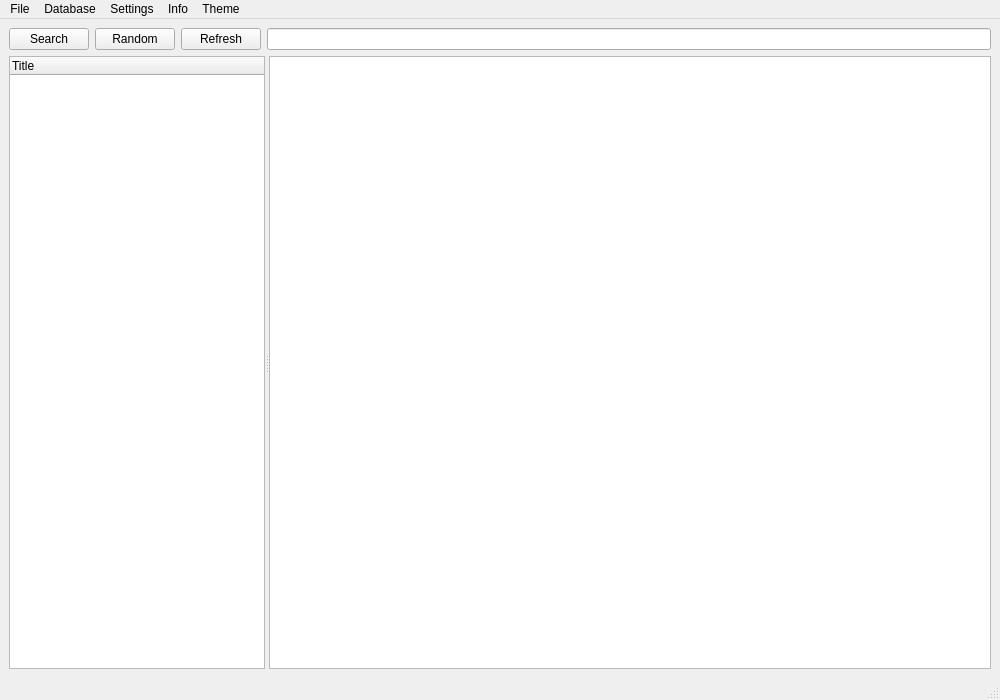
<?xml version="1.0" encoding="UTF-8"?>
<ui version="4.0">
 <class>MainWindow</class>
 <widget class="QMainWindow" name="MainWindow">
  <property name="geometry">
   <rect>
    <x>0</x>
    <y>0</y>
    <width>1000</width>
    <height>700</height>
   </rect>
  </property>
  <property name="minimumSize">
   <size>
    <width>800</width>
    <height>600</height>
   </size>
  </property>
  <property name="windowTitle">
   <string>HLib</string>
  </property>
  <widget class="QWidget" name="centralwidget">
   <layout class="QVBoxLayout" name="verticalLayout">
    <item>
     <layout class="QHBoxLayout" name="horizontalLayoutSearch" stretch="0,0,0,1">
      <item>
       <widget class="QPushButton" name="pushButtonSearch">
        <property name="sizePolicy">
         <sizepolicy hsizetype="Maximum" vsizetype="Maximum">
          <horstretch>0</horstretch>
          <verstretch>0</verstretch>
         </sizepolicy>
        </property>
        <property name="statusTip">
         <string>Search the database</string>
        </property>
        <property name="text">
         <string>Search</string>
        </property>
       </widget>
      </item>
      <item>
       <widget class="QPushButton" name="pushButtonRandom">
        <property name="sizePolicy">
         <sizepolicy hsizetype="Maximum" vsizetype="Fixed">
          <horstretch>0</horstretch>
          <verstretch>0</verstretch>
         </sizepolicy>
        </property>
        <property name="statusTip">
         <string>Select random from view</string>
        </property>
        <property name="text">
         <string>Random</string>
        </property>
       </widget>
      </item>
      <item>
       <widget class="QPushButton" name="pushButtonRefresh">
        <property name="sizePolicy">
         <sizepolicy hsizetype="Maximum" vsizetype="Maximum">
          <horstretch>0</horstretch>
          <verstretch>0</verstretch>
         </sizepolicy>
        </property>
        <property name="statusTip">
         <string>Refresh the search</string>
        </property>
        <property name="text">
         <string>Refresh</string>
        </property>
       </widget>
      </item>
      <item>
       <widget class="QLineEdit" name="lineEditSearch"/>
      </item>
     </layout>
    </item>
    <item>
     <widget class="QSplitter" name="splitterExplorer">
      <property name="sizePolicy">
       <sizepolicy hsizetype="Expanding" vsizetype="Preferred">
        <horstretch>0</horstretch>
        <verstretch>0</verstretch>
       </sizepolicy>
      </property>
      <property name="minimumSize">
       <size>
        <width>0</width>
        <height>0</height>
       </size>
      </property>
      <property name="orientation">
       <enum>Qt::Orientation::Horizontal</enum>
      </property>
      <property name="handleWidth">
       <number>4</number>
      </property>
      <property name="childrenCollapsible">
       <bool>false</bool>
      </property>
      <widget class="QTreeWidget" name="treeWidget">
       <property name="sizePolicy">
        <sizepolicy hsizetype="Expanding" vsizetype="Expanding">
         <horstretch>0</horstretch>
         <verstretch>0</verstretch>
        </sizepolicy>
       </property>
       <property name="minimumSize">
        <size>
         <width>150</width>
         <height>0</height>
        </size>
       </property>
       <property name="maximumSize">
        <size>
         <width>16777215</width>
         <height>16777215</height>
        </size>
       </property>
       <property name="horizontalScrollBarPolicy">
        <enum>Qt::ScrollBarPolicy::ScrollBarAlwaysOff</enum>
       </property>
       <property name="indentation">
        <number>1</number>
       </property>
       <column>
        <property name="text">
         <string notr="true">Title</string>
        </property>
        <property name="font">
         <font>
          <bold>false</bold>
         </font>
        </property>
       </column>
      </widget>
      <widget class="ImageView" name="graphicsView">
       <property name="sizePolicy">
        <sizepolicy hsizetype="Expanding" vsizetype="Expanding">
         <horstretch>100</horstretch>
         <verstretch>0</verstretch>
        </sizepolicy>
       </property>
       <property name="minimumSize">
        <size>
         <width>300</width>
         <height>0</height>
        </size>
       </property>
       <property name="verticalScrollBarPolicy">
        <enum>Qt::ScrollBarPolicy::ScrollBarAlwaysOff</enum>
       </property>
       <property name="horizontalScrollBarPolicy">
        <enum>Qt::ScrollBarPolicy::ScrollBarAlwaysOff</enum>
       </property>
       <property name="interactive">
        <bool>false</bool>
       </property>
       <property name="alignment">
        <set>Qt::AlignmentFlag::AlignCenter</set>
       </property>
      </widget>
     </widget>
    </item>
   </layout>
  </widget>
  <widget class="QStatusBar" name="statusBar"/>
  <widget class="QMenuBar" name="menubar">
   <property name="geometry">
    <rect>
     <x>0</x>
     <y>0</y>
     <width>1000</width>
     <height>30</height>
    </rect>
   </property>
   <widget class="QMenu" name="menuFile">
    <property name="title">
     <string>File</string>
    </property>
    <addaction name="actionAddFile"/>
    <addaction name="actionAddDir"/>
    <addaction name="separator"/>
    <addaction name="actionExit"/>
   </widget>
   <widget class="QMenu" name="menuLoad">
    <property name="title">
     <string>Database</string>
    </property>
    <addaction name="actionCreateDB"/>
    <addaction name="separator"/>
    <addaction name="actionLoadDB"/>
    <addaction name="actionUnloadDB"/>
    <addaction name="separator"/>
    <addaction name="actionCleanDB"/>
    <addaction name="actionCleanHashes"/>
    <addaction name="actionCleanPaths"/>
    <addaction name="separator"/>
    <addaction name="actionCheckDB"/>
    <addaction name="actionCheckPaths"/>
   </widget>
   <widget class="QMenu" name="menuTheme">
    <property name="title">
     <string>Theme</string>
    </property>
    <addaction name="actionThemeDarkMaroon"/>
    <addaction name="actionThemeDarkGreen"/>
    <addaction name="actionThemeDarkPurple"/>
    <addaction name="separator"/>
    <addaction name="actionThemeFusion"/>
    <addaction name="actionThemeWindows"/>
   </widget>
   <widget class="QMenu" name="menuSettings">
    <property name="title">
     <string>Settings</string>
    </property>
    <widget class="QMenu" name="menuSettingsView">
     <property name="title">
      <string>View</string>
     </property>
     <addaction name="actionFitInView"/>
     <addaction name="actionFitToWidth"/>
     <addaction name="separator"/>
     <addaction name="actionFreeView"/>
    </widget>
    <addaction name="actionScaleImage"/>
    <addaction name="menuSettingsView"/>
    <addaction name="actionSearchWhileTyping"/>
    <addaction name="actionSelectFirstAfterSearch"/>
    <addaction name="separator"/>
    <addaction name="actionRememberSettings"/>
    <addaction name="actionLoadLastDB"/>
   </widget>
   <widget class="QMenu" name="menuInfo">
    <property name="title">
     <string>Info</string>
    </property>
    <addaction name="actionShowLogs"/>
    <addaction name="separator"/>
    <addaction name="actionShowAbout"/>
   </widget>
   <addaction name="menuFile"/>
   <addaction name="menuLoad"/>
   <addaction name="menuSettings"/>
   <addaction name="menuInfo"/>
   <addaction name="menuTheme"/>
  </widget>
  <action name="actionLoadDB">
   <property name="text">
    <string>Load DB</string>
   </property>
   <property name="statusTip">
    <string>Load a database</string>
   </property>
   <property name="shortcut">
    <string>Ctrl+L</string>
   </property>
  </action>
  <action name="actionAddDir">
   <property name="text">
    <string>Add Directory</string>
   </property>
   <property name="statusTip">
    <string>Add all archives in a directory</string>
   </property>
   <property name="shortcut">
    <string>Ctrl+D</string>
   </property>
  </action>
  <action name="actionAddFile">
   <property name="text">
    <string>Add File</string>
   </property>
   <property name="statusTip">
    <string>Add a single archive</string>
   </property>
   <property name="shortcut">
    <string>Ctrl+A</string>
   </property>
  </action>
  <action name="actionExit">
   <property name="text">
    <string>Exit</string>
   </property>
   <property name="statusTip">
    <string>Exists the program</string>
   </property>
   <property name="shortcut">
    <string>Ctrl+Q</string>
   </property>
  </action>
  <action name="actionThemeDarkMaroon">
   <property name="text">
    <string>Dark Maroon</string>
   </property>
   <property name="shortcut">
    <string>Ctrl+1</string>
   </property>
  </action>
  <action name="actionThemeDarkGreen">
   <property name="text">
    <string>Dark Green</string>
   </property>
   <property name="shortcut">
    <string>Ctrl+2</string>
   </property>
  </action>
  <action name="actionThemeDarkPurple">
   <property name="text">
    <string>Dark Purple</string>
   </property>
   <property name="shortcut">
    <string>Ctrl+3</string>
   </property>
  </action>
  <action name="actionThemeFusion">
   <property name="text">
    <string>Fusion</string>
   </property>
   <property name="shortcut">
    <string>Ctrl+4</string>
   </property>
  </action>
  <action name="actionThemeWindows">
   <property name="text">
    <string>Windows</string>
   </property>
   <property name="shortcut">
    <string>Ctrl+5</string>
   </property>
  </action>
  <action name="actionCreateDB">
   <property name="text">
    <string>Create DB</string>
   </property>
   <property name="statusTip">
    <string>Create a new database</string>
   </property>
   <property name="shortcut">
    <string>Ctrl+C</string>
   </property>
  </action>
  <action name="actionUnloadDB">
   <property name="text">
    <string>Unload DB</string>
   </property>
   <property name="statusTip">
    <string>Unload a database</string>
   </property>
   <property name="shortcut">
    <string>Ctrl+U</string>
   </property>
  </action>
  <action name="actionCleanDB">
   <property name="text">
    <string>Clean DB</string>
   </property>
   <property name="statusTip">
    <string>Removes entries with the same path but different hash from the database, keeping the correct entry</string>
   </property>
  </action>
  <action name="actionCleanHashes">
   <property name="text">
    <string>Clean hashes</string>
   </property>
   <property name="statusTip">
    <string>Removes all entries with the same hash from the database</string>
   </property>
  </action>
  <action name="actionCleanPaths">
   <property name="text">
    <string>Clean paths</string>
   </property>
   <property name="statusTip">
    <string>Removes all entries with the same path from the database</string>
   </property>
  </action>
  <action name="actionScaleImage">
   <property name="checkable">
    <bool>true</bool>
   </property>
   <property name="checked">
    <bool>true</bool>
   </property>
   <property name="text">
    <string>Scale image to window</string>
   </property>
   <property name="statusTip">
    <string>Enable or disables the image scaling</string>
   </property>
   <property name="shortcut">
    <string>Ctrl+S</string>
   </property>
  </action>
  <action name="actionCheckDB">
   <property name="text">
    <string>Check DB</string>
   </property>
   <property name="statusTip">
    <string>Checks if the paths/hashes in db match the ones on disk</string>
   </property>
  </action>
  <action name="actionCheckPaths">
   <property name="text">
    <string>Check paths</string>
   </property>
   <property name="statusTip">
    <string>Checks if only the paths in db match the ones on disk</string>
   </property>
  </action>
  <action name="actionShowLogs">
   <property name="text">
    <string>Show logs</string>
   </property>
   <property name="statusTip">
    <string>Shows the logs window</string>
   </property>
  </action>
  <action name="actionFitInView">
   <property name="checkable">
    <bool>true</bool>
   </property>
   <property name="checked">
    <bool>true</bool>
   </property>
   <property name="text">
    <string>Fit in view</string>
   </property>
   <property name="statusTip">
    <string>Fits the image in view</string>
   </property>
  </action>
  <action name="actionFitToWidth">
   <property name="checkable">
    <bool>true</bool>
   </property>
   <property name="text">
    <string>Fit to width</string>
   </property>
   <property name="statusTip">
    <string>Fits the image to width</string>
   </property>
  </action>
  <action name="actionFreeView">
   <property name="checkable">
    <bool>true</bool>
   </property>
   <property name="text">
    <string>Free view</string>
   </property>
   <property name="statusTip">
    <string>No fit, zoom in and out with scrollwheen and drag with middlebutton</string>
   </property>
  </action>
  <action name="actionSearchWhileTyping">
   <property name="checkable">
    <bool>true</bool>
   </property>
   <property name="text">
    <string>Search while typing</string>
   </property>
   <property name="statusTip">
    <string>Enable or disables searching while typing in the searchbox</string>
   </property>
  </action>
  <action name="actionSelectFirstAfterSearch">
   <property name="checkable">
    <bool>true</bool>
   </property>
   <property name="enabled">
    <bool>true</bool>
   </property>
   <property name="text">
    <string>Select first item after search</string>
   </property>
   <property name="statusTip">
    <string>Enable or disables selecting the first result after search</string>
   </property>
  </action>
  <action name="actionRememberSettings">
   <property name="checkable">
    <bool>true</bool>
   </property>
   <property name="text">
    <string>Remember settings</string>
   </property>
   <property name="statusTip">
    <string>Remember last used settings</string>
   </property>
  </action>
  <action name="actionLoadLastDB">
   <property name="checkable">
    <bool>true</bool>
   </property>
   <property name="text">
    <string>Load last used DB</string>
   </property>
   <property name="statusTip">
    <string>Load (if possible) the last used DB</string>
   </property>
  </action>
  <action name="actionShowAbout">
   <property name="text">
    <string>About</string>
   </property>
   <property name="statusTip">
    <string>Show about window</string>
   </property>
  </action>
 </widget>
 <customwidgets>
  <customwidget>
   <class>ImageView</class>
   <extends>QGraphicsView</extends>
   <header>gui/imageview.h</header>
  </customwidget>
 </customwidgets>
 <resources/>
 <connections/>
</ui>
